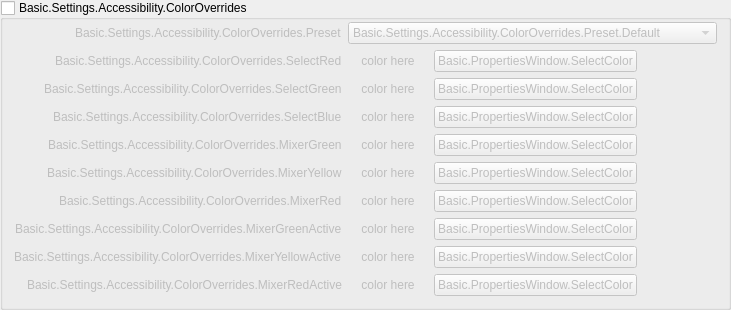
                <widget class="QGroupBox" name="colorsGroupBox">
                 <property name="sizePolicy">
                  <sizepolicy hsizetype="Preferred" vsizetype="Maximum">
                   <horstretch>0</horstretch>
                   <verstretch>0</verstretch>
                  </sizepolicy>
                 </property>
                 <property name="title">
                  <string>Basic.Settings.Accessibility.ColorOverrides</string>
                 </property>
                 <property name="checkable">
                  <bool>true</bool>
                 </property>
                 <property name="checked">
                  <bool>false</bool>
                 </property>
                 <layout class="QFormLayout" name="formLayout_8">
                  <property name="labelAlignment">
                   <set>Qt::AlignRight|Qt::AlignTrailing|Qt::AlignVCenter</set>
                  </property>
                  <property name="topMargin">
                   <number>2</number>
                  </property>
                  <item row="0" column="0">
                   <widget class="QLabel" name="colorPresetLabel">
                    <property name="text">
                     <string>Basic.Settings.Accessibility.ColorOverrides.Preset</string>
                    </property>
                    <property name="buddy">
                     <cstring>colorPreset</cstring>
                    </property>
                   </widget>
                  </item>
                  <item row="0" column="1">
                   <widget class="QComboBox" name="colorPreset">
                    <item>
                     <property name="text">
                      <string>Basic.Settings.Accessibility.ColorOverrides.Preset.Default</string>
                     </property>
                    </item>
                    <item>
                     <property name="text">
                      <string>Basic.Settings.Accessibility.ColorOverrides.Preset.ColorBlind1</string>
                     </property>
                    </item>
                    <item>
                     <property name="text">
                      <string>Basic.Settings.Accessibility.ColorOverrides.Preset.Custom</string>
                     </property>
                    </item>
                   </widget>
                  </item>
                  <item row="1" column="0">
                   <widget class="QLabel" name="colorSelectLabel_1">
                    <property name="text">
                     <string>Basic.Settings.Accessibility.ColorOverrides.SelectRed</string>
                    </property>
                    <property name="buddy">
                     <cstring>choose1</cstring>
                    </property>
                   </widget>
                  </item>
                  <item row="1" column="1">
                   <layout class="QHBoxLayout" name="colorSelectLayout_1">
                    <property name="leftMargin">
                     <number>0</number>
                    </property>
                    <property name="topMargin">
                     <number>0</number>
                    </property>
                    <property name="rightMargin">
                     <number>0</number>
                    </property>
                    <property name="bottomMargin">
                     <number>0</number>
                    </property>
                    <item>
                     <widget class="QLabel" name="color1">
                      <property name="sizePolicy">
                       <sizepolicy hsizetype="Preferred" vsizetype="Preferred">
                        <horstretch>0</horstretch>
                        <verstretch>0</verstretch>
                       </sizepolicy>
                      </property>
                      <property name="minimumSize">
                       <size>
                        <width>80</width>
                        <height>0</height>
                       </size>
                      </property>
                      <property name="maximumSize">
                       <size>
                        <width>16777215</width>
                        <height>16777215</height>
                       </size>
                      </property>
                      <property name="text">
                       <string notr="true">color here</string>
                      </property>
                      <property name="alignment">
                       <set>Qt::AlignCenter</set>
                      </property>
                     </widget>
                    </item>
                    <item>
                     <widget class="QPushButton" name="choose1">
                      <property name="minimumSize">
                       <size>
                        <width>0</width>
                        <height>0</height>
                       </size>
                      </property>
                      <property name="maximumSize">
                       <size>
                        <width>16777215</width>
                        <height>16777215</height>
                       </size>
                      </property>
                      <property name="text">
                       <string>Basic.PropertiesWindow.SelectColor</string>
                      </property>
                     </widget>
                    </item>
                    <item>
                     <spacer name="colorSpacer_1">
                      <property name="orientation">
                       <enum>Qt::Horizontal</enum>
                      </property>
                      <property name="sizeHint" stdset="0">
                       <size>
                        <width>40</width>
                        <height>0</height>
                       </size>
                      </property>
                     </spacer>
                    </item>
                   </layout>
                  </item>
                  <item row="2" column="0">
                   <widget class="QLabel" name="colorSelectLabel_2">
                    <property name="text">
                     <string>Basic.Settings.Accessibility.ColorOverrides.SelectGreen</string>
                    </property>
                    <property name="buddy">
                     <cstring>choose2</cstring>
                    </property>
                   </widget>
                  </item>
                  <item row="2" column="1">
                   <layout class="QHBoxLayout" name="colorSelectLayout_2">
                    <property name="leftMargin">
                     <number>0</number>
                    </property>
                    <property name="topMargin">
                     <number>0</number>
                    </property>
                    <property name="rightMargin">
                     <number>0</number>
                    </property>
                    <property name="bottomMargin">
                     <number>0</number>
                    </property>
                    <item>
                     <widget class="QLabel" name="color2">
                      <property name="sizePolicy">
                       <sizepolicy hsizetype="Preferred" vsizetype="Preferred">
                        <horstretch>0</horstretch>
                        <verstretch>0</verstretch>
                       </sizepolicy>
                      </property>
                      <property name="minimumSize">
                       <size>
                        <width>80</width>
                        <height>0</height>
                       </size>
                      </property>
                      <property name="maximumSize">
                       <size>
                        <width>16777215</width>
                        <height>16777215</height>
                       </size>
                      </property>
                      <property name="text">
                       <string notr="true">color here</string>
                      </property>
                      <property name="alignment">
                       <set>Qt::AlignCenter</set>
                      </property>
                     </widget>
                    </item>
                    <item>
                     <widget class="QPushButton" name="choose2">
                      <property name="minimumSize">
                       <size>
                        <width>0</width>
                        <height>0</height>
                       </size>
                      </property>
                      <property name="maximumSize">
                       <size>
                        <width>16777215</width>
                        <height>16777215</height>
                       </size>
                      </property>
                      <property name="text">
                       <string>Basic.PropertiesWindow.SelectColor</string>
                      </property>
                     </widget>
                    </item>
                    <item>
                     <spacer name="colorSpacer_2">
                      <property name="orientation">
                       <enum>Qt::Horizontal</enum>
                      </property>
                      <property name="sizeHint" stdset="0">
                       <size>
                        <width>40</width>
                        <height>0</height>
                       </size>
                      </property>
                     </spacer>
                    </item>
                   </layout>
                  </item>
                  <item row="3" column="0">
                   <widget class="QLabel" name="colorSelectLabel_3">
                    <property name="text">
                     <string>Basic.Settings.Accessibility.ColorOverrides.SelectBlue</string>
                    </property>
                    <property name="buddy">
                     <cstring>choose3</cstring>
                    </property>
                   </widget>
                  </item>
                  <item row="3" column="1">
                   <layout class="QHBoxLayout" name="colorSelectLayout_3">
                    <property name="leftMargin">
                     <number>0</number>
                    </property>
                    <property name="topMargin">
                     <number>0</number>
                    </property>
                    <property name="rightMargin">
                     <number>0</number>
                    </property>
                    <property name="bottomMargin">
                     <number>0</number>
                    </property>
                    <item>
                     <widget class="QLabel" name="color3">
                      <property name="sizePolicy">
                       <sizepolicy hsizetype="Preferred" vsizetype="Preferred">
                        <horstretch>0</horstretch>
                        <verstretch>0</verstretch>
                       </sizepolicy>
                      </property>
                      <property name="minimumSize">
                       <size>
                        <width>80</width>
                        <height>0</height>
                       </size>
                      </property>
                      <property name="maximumSize">
                       <size>
                        <width>16777215</width>
                        <height>16777215</height>
                       </size>
                      </property>
                      <property name="text">
                       <string notr="true">color here</string>
                      </property>
                      <property name="alignment">
                       <set>Qt::AlignCenter</set>
                      </property>
                     </widget>
                    </item>
                    <item>
                     <widget class="QPushButton" name="choose3">
                      <property name="minimumSize">
                       <size>
                        <width>0</width>
                        <height>0</height>
                       </size>
                      </property>
                      <property name="maximumSize">
                       <size>
                        <width>16777215</width>
                        <height>16777215</height>
                       </size>
                      </property>
                      <property name="text">
                       <string>Basic.PropertiesWindow.SelectColor</string>
                      </property>
                     </widget>
                    </item>
                    <item>
                     <spacer name="colorSpacer_3">
                      <property name="orientation">
                       <enum>Qt::Horizontal</enum>
                      </property>
                      <property name="sizeHint" stdset="0">
                       <size>
                        <width>40</width>
                        <height>0</height>
                       </size>
                      </property>
                     </spacer>
                    </item>
                   </layout>
                  </item>
                  <item row="4" column="0">
                   <widget class="QLabel" name="colorSelectLabel_4">
                    <property name="text">
                     <string>Basic.Settings.Accessibility.ColorOverrides.MixerGreen</string>
                    </property>
                    <property name="buddy">
                     <cstring>choose4</cstring>
                    </property>
                   </widget>
                  </item>
                  <item row="4" column="1">
                   <layout class="QHBoxLayout" name="colorSelectLayout_4">
                    <property name="leftMargin">
                     <number>0</number>
                    </property>
                    <property name="topMargin">
                     <number>0</number>
                    </property>
                    <property name="rightMargin">
                     <number>0</number>
                    </property>
                    <property name="bottomMargin">
                     <number>0</number>
                    </property>
                    <item>
                     <widget class="QLabel" name="color4">
                      <property name="sizePolicy">
                       <sizepolicy hsizetype="Preferred" vsizetype="Preferred">
                        <horstretch>0</horstretch>
                        <verstretch>0</verstretch>
                       </sizepolicy>
                      </property>
                      <property name="minimumSize">
                       <size>
                        <width>80</width>
                        <height>0</height>
                       </size>
                      </property>
                      <property name="maximumSize">
                       <size>
                        <width>16777215</width>
                        <height>16777215</height>
                       </size>
                      </property>
                      <property name="text">
                       <string notr="true">color here</string>
                      </property>
                      <property name="alignment">
                       <set>Qt::AlignCenter</set>
                      </property>
                     </widget>
                    </item>
                    <item>
                     <widget class="QPushButton" name="choose4">
                      <property name="minimumSize">
                       <size>
                        <width>0</width>
                        <height>0</height>
                       </size>
                      </property>
                      <property name="maximumSize">
                       <size>
                        <width>16777215</width>
                        <height>16777215</height>
                       </size>
                      </property>
                      <property name="text">
                       <string>Basic.PropertiesWindow.SelectColor</string>
                      </property>
                     </widget>
                    </item>
                    <item>
                     <spacer name="colorSpacer_4">
                      <property name="orientation">
                       <enum>Qt::Horizontal</enum>
                      </property>
                      <property name="sizeHint" stdset="0">
                       <size>
                        <width>40</width>
                        <height>0</height>
                       </size>
                      </property>
                     </spacer>
                    </item>
                   </layout>
                  </item>
                  <item row="5" column="0">
                   <widget class="QLabel" name="colorSelectLabel_5">
                    <property name="text">
                     <string>Basic.Settings.Accessibility.ColorOverrides.MixerYellow</string>
                    </property>
                    <property name="buddy">
                     <cstring>choose5</cstring>
                    </property>
                   </widget>
                  </item>
                  <item row="5" column="1">
                   <layout class="QHBoxLayout" name="colorSelectLayout_5">
                    <property name="leftMargin">
                     <number>0</number>
                    </property>
                    <property name="topMargin">
                     <number>0</number>
                    </property>
                    <property name="rightMargin">
                     <number>0</number>
                    </property>
                    <property name="bottomMargin">
                     <number>0</number>
                    </property>
                    <item>
                     <widget class="QLabel" name="color5">
                      <property name="sizePolicy">
                       <sizepolicy hsizetype="Preferred" vsizetype="Preferred">
                        <horstretch>0</horstretch>
                        <verstretch>0</verstretch>
                       </sizepolicy>
                      </property>
                      <property name="minimumSize">
                       <size>
                        <width>80</width>
                        <height>0</height>
                       </size>
                      </property>
                      <property name="maximumSize">
                       <size>
                        <width>16777215</width>
                        <height>16777215</height>
                       </size>
                      </property>
                      <property name="text">
                       <string notr="true">color here</string>
                      </property>
                      <property name="alignment">
                       <set>Qt::AlignCenter</set>
                      </property>
                     </widget>
                    </item>
                    <item>
                     <widget class="QPushButton" name="choose5">
                      <property name="minimumSize">
                       <size>
                        <width>0</width>
                        <height>0</height>
                       </size>
                      </property>
                      <property name="maximumSize">
                       <size>
                        <width>16777215</width>
                        <height>16777215</height>
                       </size>
                      </property>
                      <property name="text">
                       <string>Basic.PropertiesWindow.SelectColor</string>
                      </property>
                     </widget>
                    </item>
                    <item>
                     <spacer name="colorSpacer_5">
                      <property name="orientation">
                       <enum>Qt::Horizontal</enum>
                      </property>
                      <property name="sizeHint" stdset="0">
                       <size>
                        <width>40</width>
                        <height>0</height>
                       </size>
                      </property>
                     </spacer>
                    </item>
                   </layout>
                  </item>
                  <item row="6" column="0">
                   <widget class="QLabel" name="colorSelectLabel_6">
                    <property name="text">
                     <string>Basic.Settings.Accessibility.ColorOverrides.MixerRed</string>
                    </property>
                    <property name="buddy">
                     <cstring>choose6</cstring>
                    </property>
                   </widget>
                  </item>
                  <item row="6" column="1">
                   <layout class="QHBoxLayout" name="colorSelectLayout_6">
                    <property name="leftMargin">
                     <number>0</number>
                    </property>
                    <property name="topMargin">
                     <number>0</number>
                    </property>
                    <property name="rightMargin">
                     <number>0</number>
                    </property>
                    <property name="bottomMargin">
                     <number>0</number>
                    </property>
                    <item>
                     <widget class="QLabel" name="color6">
                      <property name="sizePolicy">
                       <sizepolicy hsizetype="Preferred" vsizetype="Preferred">
                        <horstretch>0</horstretch>
                        <verstretch>0</verstretch>
                       </sizepolicy>
                      </property>
                      <property name="minimumSize">
                       <size>
                        <width>80</width>
                        <height>0</height>
                       </size>
                      </property>
                      <property name="maximumSize">
                       <size>
                        <width>16777215</width>
                        <height>16777215</height>
                       </size>
                      </property>
                      <property name="text">
                       <string notr="true">color here</string>
                      </property>
                      <property name="alignment">
                       <set>Qt::AlignCenter</set>
                      </property>
                     </widget>
                    </item>
                    <item>
                     <widget class="QPushButton" name="choose6">
                      <property name="minimumSize">
                       <size>
                        <width>0</width>
                        <height>0</height>
                       </size>
                      </property>
                      <property name="maximumSize">
                       <size>
                        <width>16777215</width>
                        <height>16777215</height>
                       </size>
                      </property>
                      <property name="text">
                       <string>Basic.PropertiesWindow.SelectColor</string>
                      </property>
                     </widget>
                    </item>
                    <item>
                     <spacer name="colorSpacer_6">
                      <property name="orientation">
                       <enum>Qt::Horizontal</enum>
                      </property>
                      <property name="sizeHint" stdset="0">
                       <size>
                        <width>40</width>
                        <height>0</height>
                       </size>
                      </property>
                     </spacer>
                    </item>
                   </layout>
                  </item>
                  <item row="7" column="0">
                   <widget class="QLabel" name="colorSelectLabel_7">
                    <property name="text">
                     <string>Basic.Settings.Accessibility.ColorOverrides.MixerGreenActive</string>
                    </property>
                    <property name="buddy">
                     <cstring>choose7</cstring>
                    </property>
                   </widget>
                  </item>
                  <item row="7" column="1">
                   <layout class="QHBoxLayout" name="colorSelectLayout_7">
                    <property name="leftMargin">
                     <number>0</number>
                    </property>
                    <property name="topMargin">
                     <number>0</number>
                    </property>
                    <property name="rightMargin">
                     <number>0</number>
                    </property>
                    <property name="bottomMargin">
                     <number>0</number>
                    </property>
                    <item>
                     <widget class="QLabel" name="color7">
                      <property name="sizePolicy">
                       <sizepolicy hsizetype="Preferred" vsizetype="Preferred">
                        <horstretch>0</horstretch>
                        <verstretch>0</verstretch>
                       </sizepolicy>
                      </property>
                      <property name="minimumSize">
                       <size>
                        <width>80</width>
                        <height>0</height>
                       </size>
                      </property>
                      <property name="maximumSize">
                       <size>
                        <width>16777215</width>
                        <height>16777215</height>
                       </size>
                      </property>
                      <property name="text">
                       <string notr="true">color here</string>
                      </property>
                      <property name="alignment">
                       <set>Qt::AlignCenter</set>
                      </property>
                     </widget>
                    </item>
                    <item>
                     <widget class="QPushButton" name="choose7">
                      <property name="minimumSize">
                       <size>
                        <width>0</width>
                        <height>0</height>
                       </size>
                      </property>
                      <property name="maximumSize">
                       <size>
                        <width>16777215</width>
                        <height>16777215</height>
                       </size>
                      </property>
                      <property name="text">
                       <string>Basic.PropertiesWindow.SelectColor</string>
                      </property>
                     </widget>
                    </item>
                    <item>
                     <spacer name="colorSpacer_7">
                      <property name="orientation">
                       <enum>Qt::Horizontal</enum>
                      </property>
                      <property name="sizeHint" stdset="0">
                       <size>
                        <width>40</width>
                        <height>0</height>
                       </size>
                      </property>
                     </spacer>
                    </item>
                   </layout>
                  </item>
                  <item row="8" column="0">
                   <widget class="QLabel" name="colorSelectLabel_8">
                    <property name="text">
                     <string>Basic.Settings.Accessibility.ColorOverrides.MixerYellowActive</string>
                    </property>
                    <property name="buddy">
                     <cstring>choose8</cstring>
                    </property>
                   </widget>
                  </item>
                  <item row="8" column="1">
                   <layout class="QHBoxLayout" name="colorSelectLayout_8">
                    <property name="leftMargin">
                     <number>0</number>
                    </property>
                    <property name="topMargin">
                     <number>0</number>
                    </property>
                    <property name="rightMargin">
                     <number>0</number>
                    </property>
                    <property name="bottomMargin">
                     <number>0</number>
                    </property>
                    <item>
                     <widget class="QLabel" name="color8">
                      <property name="sizePolicy">
                       <sizepolicy hsizetype="Preferred" vsizetype="Preferred">
                        <horstretch>0</horstretch>
                        <verstretch>0</verstretch>
                       </sizepolicy>
                      </property>
                      <property name="minimumSize">
                       <size>
                        <width>80</width>
                        <height>0</height>
                       </size>
                      </property>
                      <property name="maximumSize">
                       <size>
                        <width>16777215</width>
                        <height>16777215</height>
                       </size>
                      </property>
                      <property name="text">
                       <string notr="true">color here</string>
                      </property>
                      <property name="alignment">
                       <set>Qt::AlignCenter</set>
                      </property>
                     </widget>
                    </item>
                    <item>
                     <widget class="QPushButton" name="choose8">
                      <property name="minimumSize">
                       <size>
                        <width>0</width>
                        <height>0</height>
                       </size>
                      </property>
                      <property name="maximumSize">
                       <size>
                        <width>16777215</width>
                        <height>16777215</height>
                       </size>
                      </property>
                      <property name="text">
                       <string>Basic.PropertiesWindow.SelectColor</string>
                      </property>
                     </widget>
                    </item>
                    <item>
                     <spacer name="colorSpacer_8">
                      <property name="orientation">
                       <enum>Qt::Horizontal</enum>
                      </property>
                      <property name="sizeHint" stdset="0">
                       <size>
                        <width>40</width>
                        <height>0</height>
                       </size>
                      </property>
                     </spacer>
                    </item>
                   </layout>
                  </item>
                  <item row="9" column="0">
                   <widget class="QLabel" name="colorSelectLabel_9">
                    <property name="text">
                     <string>Basic.Settings.Accessibility.ColorOverrides.MixerRedActive</string>
                    </property>
                    <property name="buddy">
                     <cstring>choose9</cstring>
                    </property>
                   </widget>
                  </item>
                  <item row="9" column="1">
                   <layout class="QHBoxLayout" name="colorSelectLayout_9">
                    <property name="leftMargin">
                     <number>0</number>
                    </property>
                    <property name="topMargin">
                     <number>0</number>
                    </property>
                    <property name="rightMargin">
                     <number>0</number>
                    </property>
                    <property name="bottomMargin">
                     <number>0</number>
                    </property>
                    <item>
                     <widget class="QLabel" name="color9">
                      <property name="sizePolicy">
                       <sizepolicy hsizetype="Preferred" vsizetype="Preferred">
                        <horstretch>0</horstretch>
                        <verstretch>0</verstretch>
                       </sizepolicy>
                      </property>
                      <property name="minimumSize">
                       <size>
                        <width>80</width>
                        <height>0</height>
                       </size>
                      </property>
                      <property name="maximumSize">
                       <size>
                        <width>16777215</width>
                        <height>16777215</height>
                       </size>
                      </property>
                      <property name="text">
                       <string notr="true">color here</string>
                      </property>
                      <property name="alignment">
                       <set>Qt::AlignCenter</set>
                      </property>
                     </widget>
                    </item>
                    <item>
                     <widget class="QPushButton" name="choose9">
                      <property name="minimumSize">
                       <size>
                        <width>0</width>
                        <height>0</height>
                       </size>
                      </property>
                      <property name="maximumSize">
                       <size>
                        <width>16777215</width>
                        <height>16777215</height>
                       </size>
                      </property>
                      <property name="text">
                       <string>Basic.PropertiesWindow.SelectColor</string>
                      </property>
                     </widget>
                    </item>
                    <item>
                     <spacer name="colorSpacer_9">
                      <property name="orientation">
                       <enum>Qt::Horizontal</enum>
                      </property>
                      <property name="sizeHint" stdset="0">
                       <size>
                        <width>40</width>
                        <height>0</height>
                       </size>
                      </property>
                     </spacer>
                    </item>
                   </layout>
                  </item>
                 </layout>
                </widget>
